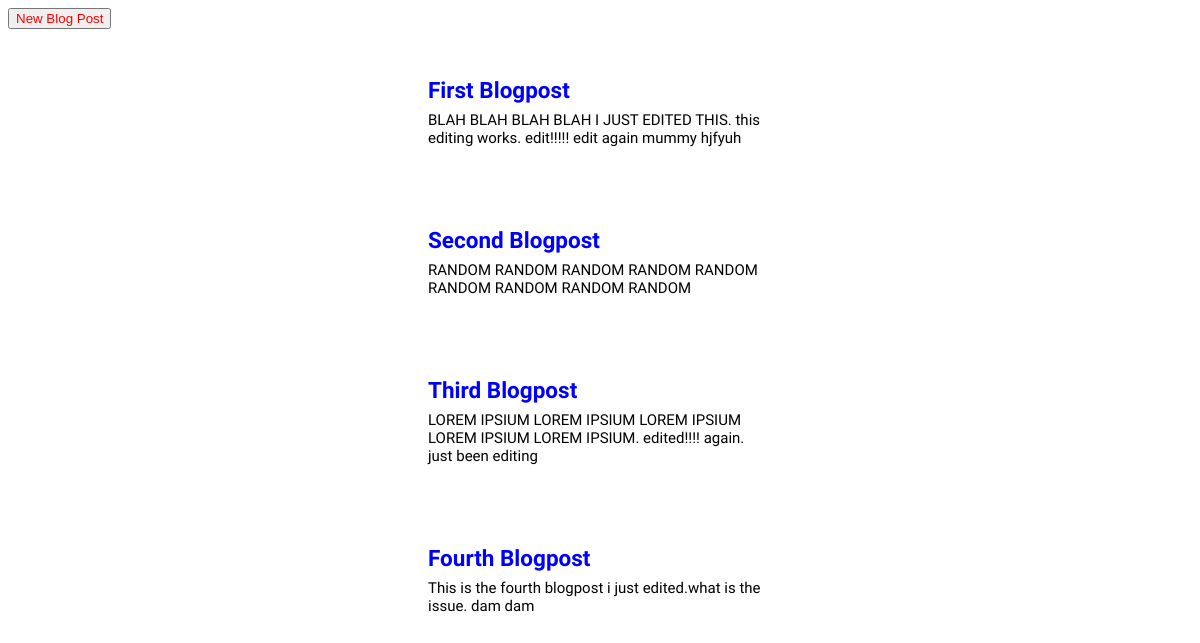
Page /post/ on the earlier database version.
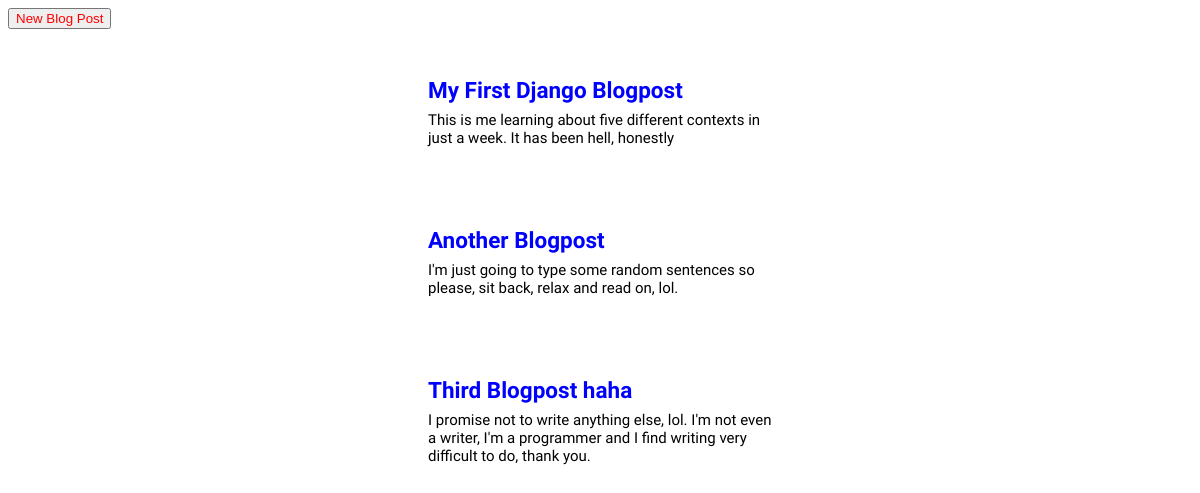
Same page on the later database version.
### blog/models.py (models this page shows, shortened)
class Post(models.Model):
    title = models.CharField(max_length=200)
    author = models.ForeignKey('auth.User', on_delete = models.CASCADE,)
    body = models.TextField()

### blog/views.py (the view)
# urls.py: path("post/", views.allPosts, name="listpost"),
def allPosts(request):     #function-based view to display all posts
    posts = Post.objects.all()
    post_dict ={"posts":posts}
    return render(request, "blog/allPosts.html", post_dict)

### blog/templates/blog/allPosts.html (shortened to what this page needs)
{% extends 'blog/base.html' %}
{% block content %}
<div class="nav-right">
    <button><a href="/post/new/">New Blog Post</a></button>
</div>
{% for post in posts %}
    <div class="post-entry">
        <h2><a href="/post/{{post.id}}">{{ post.title }}</a></h2>
        <p>{{post.body}}</p>
    </div>
{% endfor %}
{%  endblock %}

### blog/templates/blog/base.html (shortened to what this page needs)
{% load static %}
<!DOCTYPE html>
<html>
<head>
     <link rel="stylesheet" href="{% static 'blog/styles.css' %} ">
</head>
<body>
            {% block content %}
            {% endblock %}
</body>
</html>

### blog/static/blog/styles.css (style rules this page uses)
body { font-family:"Source Sans Pro"; font-size:15px; }
a { color:red; text-decoration:none; }
header, .greeting, .nav-left, .post-entry { margin:20px 400px; padding:20px; height:auto; }
.post-entry { margin-bottom: 2rem; }
.post-entry h2 { margin: 0.5rem; margin-left:0; }
.post-entry h2 a, .post-entry h2 a:visited { color:blue; text-decoration: none; }
.post-entry p { margin:0; font-weight:400; }

Differences in the rows shown:
removed Post: title "Fourth Blogpost", body "This is the fourth blogpost i just edited.what is the issue. dam dam"
changed Post: title "First Blogpost" → "My First Django Blogpost"; body "BLAH BLAH BLAH BLAH I JUST EDITED THIS. this editing works. edit!!!!! edit again mummy hjfyuh" → "This is me learning about five different contexts in just a week. It has been hell, honestly"
changed Post: title "Second Blogpost" → "Another Blogpost"; body "RANDOM RANDOM RANDOM RANDOM RANDOM RANDOM RANDOM RANDOM RANDOM" → "I'm just going to type some random sentences so please, sit back, relax and read on, lol."
changed Post: title "Third Blogpost" → "Third Blogpost haha"; body "LOREM IPSIUM LOREM IPSIUM LOREM IPSIUM LOREM IPSIUM LOREM IPSIUM. edited!!!! again. just been editing" → "I promise not to write anything else, lol. I'm not even a writer, I'm a programmer and I find writing very difficult to do, thank you."
